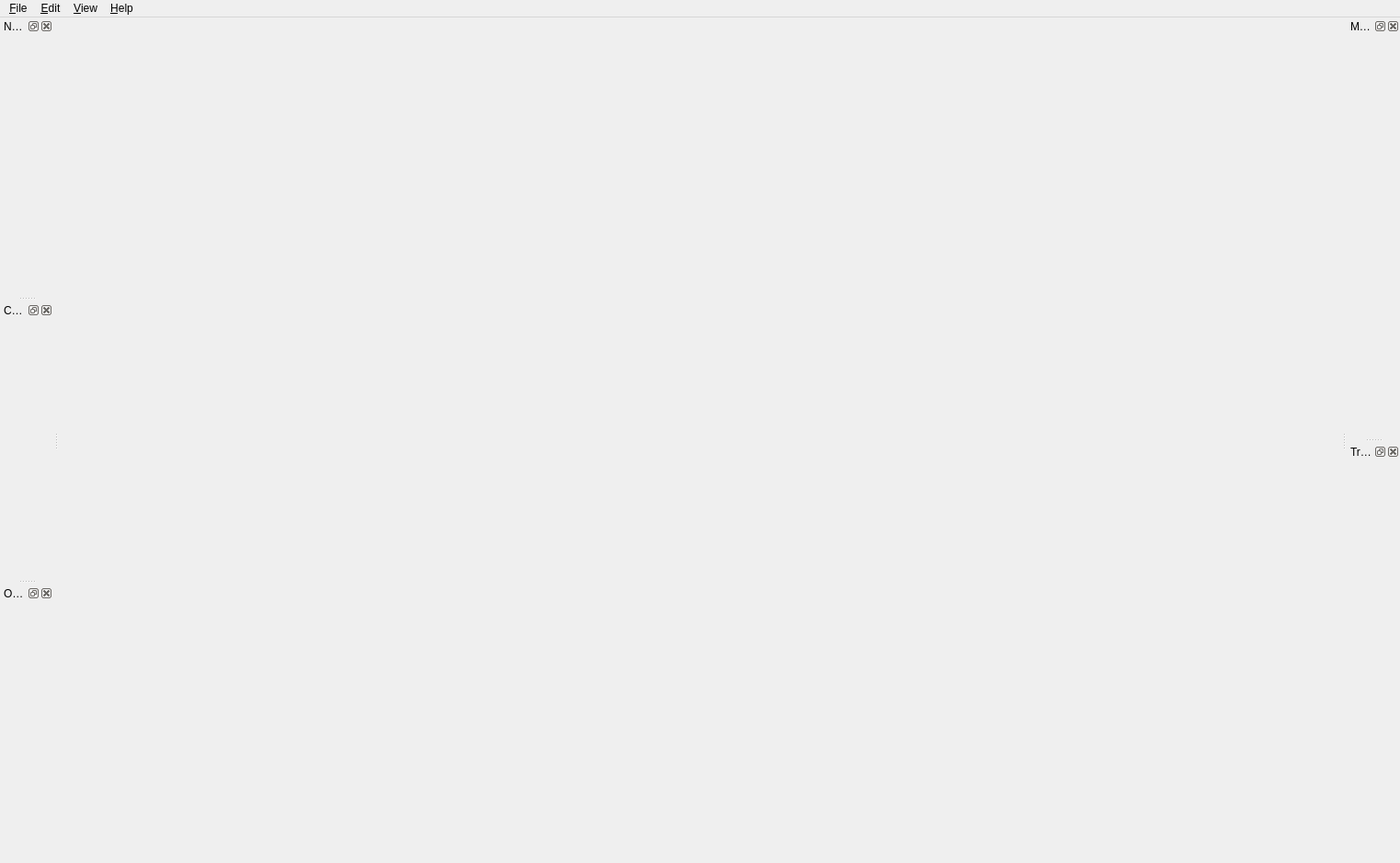
<?xml version="1.0" encoding="UTF-8"?>
<ui version="4.0">
 <class>MainWindow</class>
 <widget class="QMainWindow" name="MainWindow">
  <property name="geometry">
   <rect>
    <x>0</x>
    <y>0</y>
    <width>1523</width>
    <height>939</height>
   </rect>
  </property>
  <property name="windowTitle">
   <string>SBEM Viewer</string>
  </property>
  <widget class="TileViewer" name="tileviewer"/>
  <widget class="QMenuBar" name="menubar">
   <property name="geometry">
    <rect>
     <x>0</x>
     <y>0</y>
     <width>1523</width>
     <height>39</height>
    </rect>
   </property>
   <widget class="QMenu" name="menuFile">
    <property name="title">
     <string>&amp;File</string>
    </property>
    <addaction name="actionCreate_DB"/>
    <addaction name="actionOpen_DB"/>
    <addaction name="actionQuit"/>
    <addaction name="separator"/>
   </widget>
   <widget class="QMenu" name="menuHelp">
    <property name="title">
     <string>&amp;Help</string>
    </property>
    <addaction name="actionAbout"/>
   </widget>
   <widget class="QMenu" name="menuEdit">
    <property name="title">
     <string>&amp;Edit</string>
    </property>
    <widget class="QMenu" name="menuChange_node_type">
     <property name="title">
      <string>Change node &amp;type</string>
     </property>
     <addaction name="actionTypeTreeNode"/>
     <addaction name="actionTypePresynapticTerminal"/>
     <addaction name="actionTypePostsynapticDensity"/>
     <addaction name="actionTypeSoma"/>
     <addaction name="actionTypeNeuropilExitPoint"/>
    </widget>
    <addaction name="actionNewTree"/>
    <addaction name="actionDeleteTree"/>
    <addaction name="separator"/>
    <addaction name="menuChange_node_type"/>
    <addaction name="actionDeleteNode"/>
    <addaction name="actionConnectNodes"/>
    <addaction name="actionDisconnectNodes"/>
    <addaction name="actionEditMemo"/>
    <addaction name="separator"/>
    <addaction name="actionConnectTerminals"/>
    <addaction name="actionDissolveSynapse"/>
   </widget>
   <widget class="QMenu" name="menuView">
    <property name="title">
     <string>&amp;View</string>
    </property>
    <addaction name="actionShowTrees"/>
    <addaction name="actionHideTrees"/>
    <addaction name="separator"/>
    <addaction name="actionRestoreDialogs"/>
    <addaction name="separator"/>
    <addaction name="actionCenterSelectedNode"/>
   </widget>
   <addaction name="menuFile"/>
   <addaction name="menuEdit"/>
   <addaction name="menuView"/>
   <addaction name="menuHelp"/>
  </widget>
  <widget class="QDockWidget" name="navdock">
   <property name="windowTitle">
    <string>Navigation</string>
   </property>
   <attribute name="dockWidgetArea">
    <number>1</number>
   </attribute>
   <widget class="Navigation" name="nav"/>
  </widget>
  <widget class="QDockWidget" name="curvedock">
   <property name="windowTitle">
    <string>Curves</string>
   </property>
   <attribute name="dockWidgetArea">
    <number>1</number>
   </attribute>
   <widget class="Curves" name="curves"/>
  </widget>
  <widget class="QDockWidget" name="modeDock">
   <property name="windowTitle">
    <string>Mode</string>
   </property>
   <attribute name="dockWidgetArea">
    <number>2</number>
   </attribute>
   <widget class="ModeDlg" name="mode"/>
  </widget>
  <widget class="QDockWidget" name="treeDock">
   <property name="sizePolicy">
    <sizepolicy hsizetype="Preferred" vsizetype="Expanding">
     <horstretch>0</horstretch>
     <verstretch>0</verstretch>
    </sizepolicy>
   </property>
   <property name="floating">
    <bool>false</bool>
   </property>
   <property name="windowTitle">
    <string>Trees</string>
   </property>
   <attribute name="dockWidgetArea">
    <number>2</number>
   </attribute>
   <widget class="TreeView" name="treeView"/>
  </widget>
  <widget class="QDockWidget" name="overviewDock">
   <property name="windowTitle">
    <string>Overview</string>
   </property>
   <attribute name="dockWidgetArea">
    <number>1</number>
   </attribute>
   <widget class="Overview" name="overview"/>
  </widget>
  <action name="actionQuit">
   <property name="text">
    <string>&amp;Quit</string>
   </property>
   <property name="shortcut">
    <string>Ctrl+Q</string>
   </property>
   <property name="shortcutContext">
    <enum>Qt::ApplicationShortcut</enum>
   </property>
  </action>
  <action name="actionAbout">
   <property name="text">
    <string>&amp;About</string>
   </property>
  </action>
  <action name="actionOpen_DB">
   <property name="text">
    <string>&amp;Open DB...</string>
   </property>
   <property name="shortcut">
    <string>Ctrl+O</string>
   </property>
  </action>
  <action name="actionCreate_DB">
   <property name="text">
    <string>&amp;Create DB...</string>
   </property>
  </action>
  <action name="actionTypeTreeNode">
   <property name="text">
    <string>Tree &amp;node</string>
   </property>
  </action>
  <action name="actionTypePresynapticTerminal">
   <property name="text">
    <string>Presynaptic &amp;terminal</string>
   </property>
  </action>
  <action name="actionTypePostsynapticDensity">
   <property name="text">
    <string>Postsynaptic &amp;density</string>
   </property>
  </action>
  <action name="actionTypeSoma">
   <property name="text">
    <string>&amp;Soma</string>
   </property>
  </action>
  <action name="actionTypeNeuropilExitPoint">
   <property name="text">
    <string>Neuropil &amp;exit point</string>
   </property>
  </action>
  <action name="actionConnectNodes">
   <property name="text">
    <string>&amp;Join trees (connect nodes)</string>
   </property>
   <property name="shortcut">
    <string>Ctrl+J</string>
   </property>
  </action>
  <action name="actionDeleteNode">
   <property name="text">
    <string>&amp;Delete node</string>
   </property>
   <property name="shortcut">
    <string>Ctrl+X</string>
   </property>
  </action>
  <action name="actionDisconnectNodes">
   <property name="text">
    <string>&amp;Split trees (disconnect nodes)</string>
   </property>
   <property name="shortcut">
    <string>Ctrl+Shift+J</string>
   </property>
  </action>
  <action name="actionConnectTerminals">
   <property name="text">
    <string>&amp;Connect terminals (create synapse)</string>
   </property>
   <property name="shortcut">
    <string>Ctrl+S</string>
   </property>
  </action>
  <action name="actionDissolveSynapse">
   <property name="text">
    <string>D&amp;issolve synapse</string>
   </property>
   <property name="shortcut">
    <string>Ctrl+Shift+S</string>
   </property>
  </action>
  <action name="actionNewTree">
   <property name="text">
    <string>&amp;New tree</string>
   </property>
   <property name="shortcut">
    <string>Ctrl+N</string>
   </property>
  </action>
  <action name="actionDeleteTree">
   <property name="text">
    <string>Delete tree</string>
   </property>
  </action>
  <action name="actionShowTrees">
   <property name="text">
    <string>&amp;Show all trees</string>
   </property>
   <property name="shortcut">
    <string>Ctrl+V</string>
   </property>
  </action>
  <action name="actionRestoreDialogs">
   <property name="text">
    <string>&amp;Restore dialogs</string>
   </property>
  </action>
  <action name="actionHideTrees">
   <property name="text">
    <string>&amp;Hide all trees</string>
   </property>
   <property name="shortcut">
    <string>Ctrl+Shift+V</string>
   </property>
  </action>
  <action name="actionEditMemo">
   <property name="text">
    <string>Edit &amp;memo</string>
   </property>
   <property name="shortcut">
    <string>M</string>
   </property>
  </action>
  <action name="actionCenterSelectedNode">
   <property name="text">
    <string>&amp;Center on selected node</string>
   </property>
   <property name="shortcut">
    <string/>
   </property>
  </action>
 </widget>
 <customwidgets>
  <customwidget>
   <class>TileViewer</class>
   <extends>QWidget</extends>
   <header>TileViewer.h</header>
   <container>1</container>
  </customwidget>
  <customwidget>
   <class>Navigation</class>
   <extends>QWidget</extends>
   <header>Navigation.h</header>
   <container>1</container>
  </customwidget>
  <customwidget>
   <class>Curves</class>
   <extends>QWidget</extends>
   <header>Curves.h</header>
   <container>1</container>
  </customwidget>
  <customwidget>
   <class>ModeDlg</class>
   <extends>QWidget</extends>
   <header>ModeDlg.h</header>
   <container>1</container>
  </customwidget>
  <customwidget>
   <class>TreeView</class>
   <extends>QWidget</extends>
   <header>TreeView.h</header>
   <container>1</container>
  </customwidget>
  <customwidget>
   <class>Overview</class>
   <extends>QWidget</extends>
   <header>Overview.h</header>
   <container>1</container>
  </customwidget>
 </customwidgets>
 <resources/>
 <connections/>
</ui>
